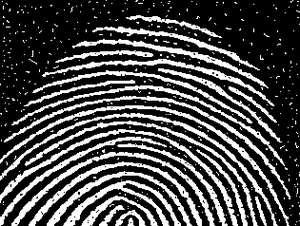
#> input picture 7_Img_Processing_Techniques/sample_fingerprint.png, 300 x 226 px, found by its file name
$ python 3_erosion_morph_img.py
#> lines starting #> are read from the running program, lines starting #| are printed output that depends on the picture
import cv2
import numpy as np

# Load a binary image
image = cv2.imread('7_Img_Processing_Techniques/sample_fingerprint.png', cv2.IMREAD_GRAYSCALE)
#> image is the input picture: shape (226, 300); min 0, max 255, mean 73.4

# Define a kernel
kernel = np.ones((5, 5), np.uint8)

# Apply erosion
eroded_image = cv2.erode(image, kernel, iterations=1)
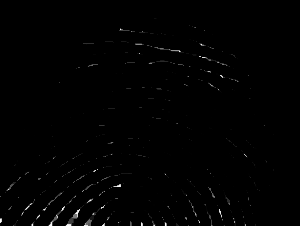
#> eroded_image: shape (226, 300); min 0, max 253, mean 1.5

# Display the eroded image
cv2.imshow('Eroded Image', eroded_image)
cv2.waitKey(0)
cv2.destroyAllWindows()
